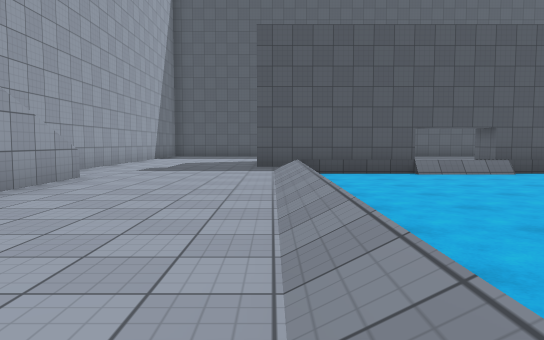
[1] (above)

24 first-person views from a walk through a 3-D level made in the Unity game engine. The camera is 1.2 m above the floor, tilts 4° down and sees 70° across. The floor is counted in squares, 2 m on a side. Each view is taken from the middle of a square. On the plan, view 1 faces up. The plan holds only what a view shows up to about 11 squares ahead; the rest is blank. The place goes on beyond the plan. Surface patterns are stand-ins for the level's own textures.

[2]
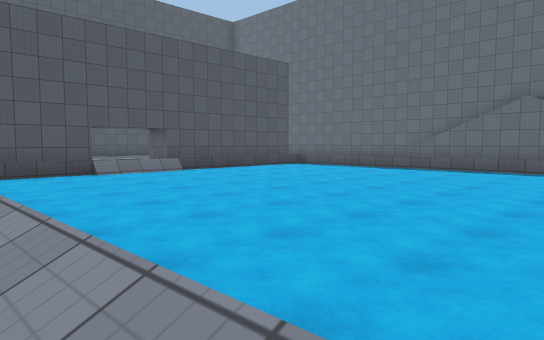

[3]
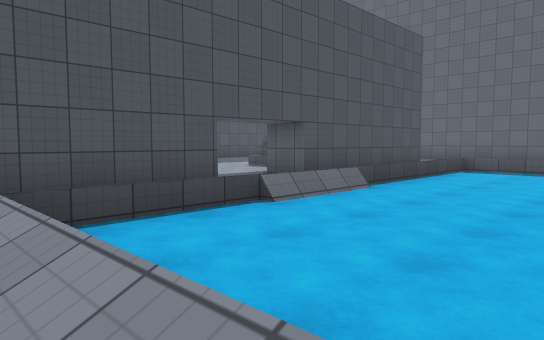

[4]
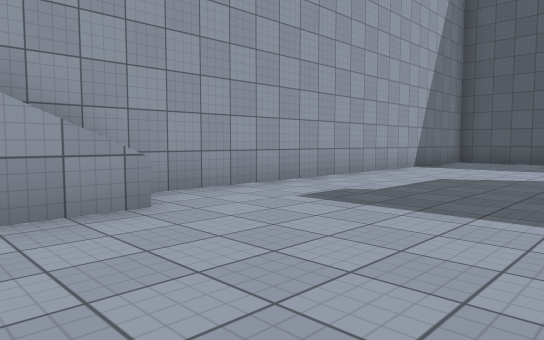

[5]
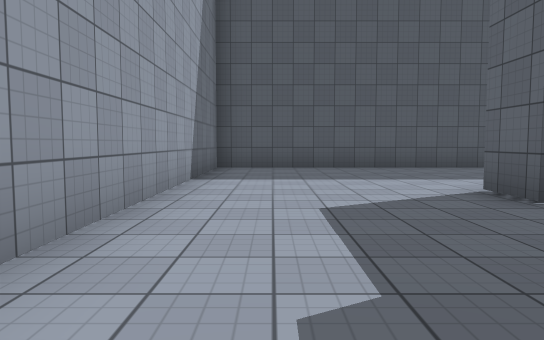

[6]
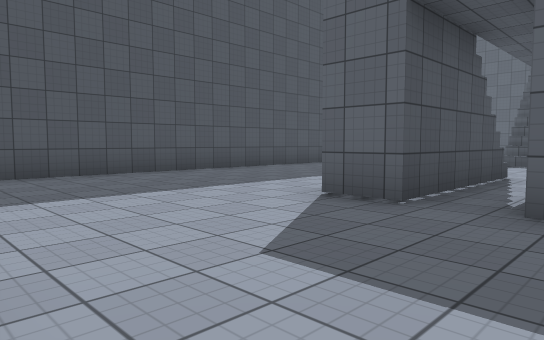

[7]
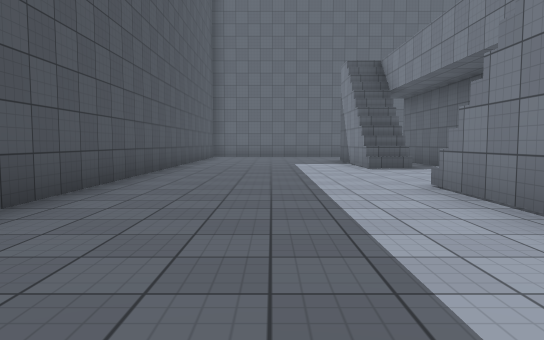

[8]
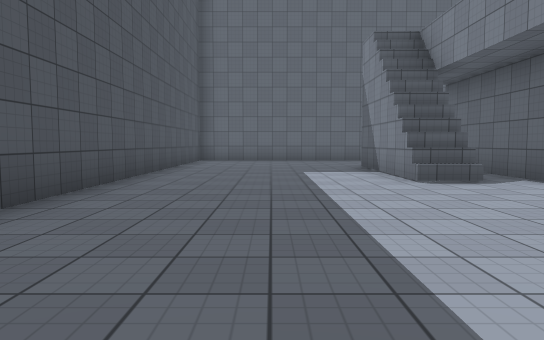

[9]
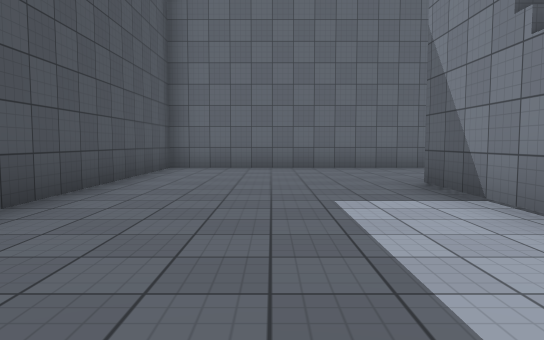

[10]
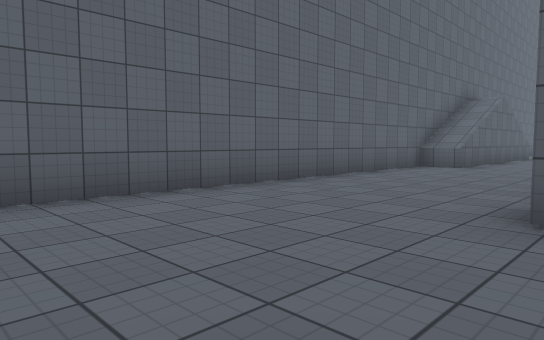

[11]
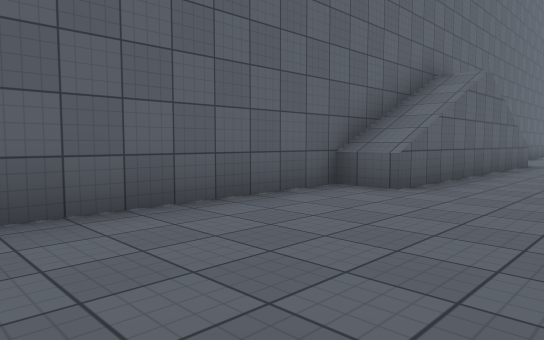

[12]
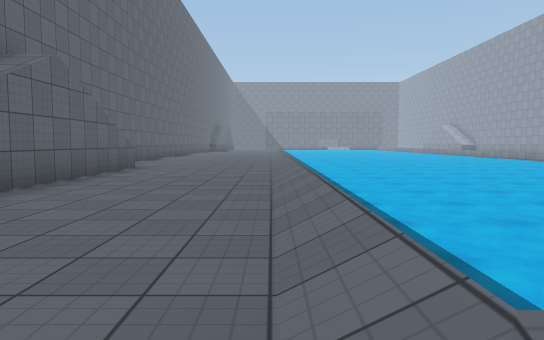

[13]
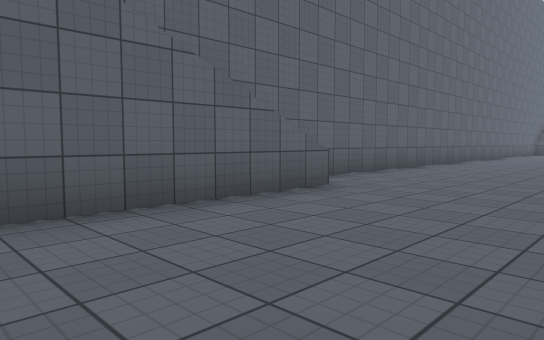

[14]
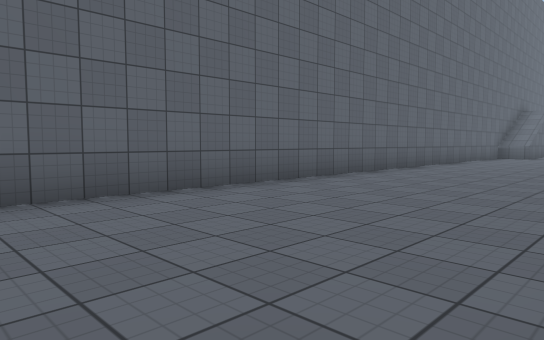

[15]
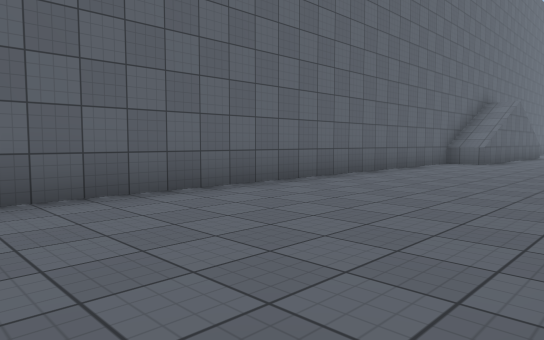

[16]
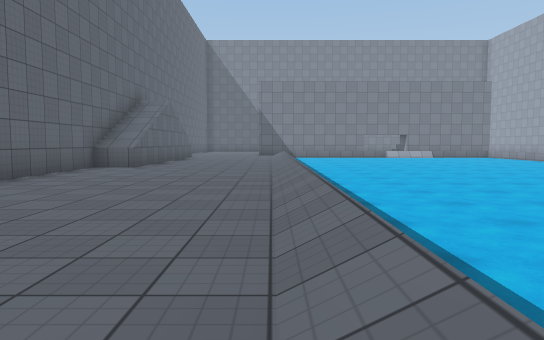

[17]
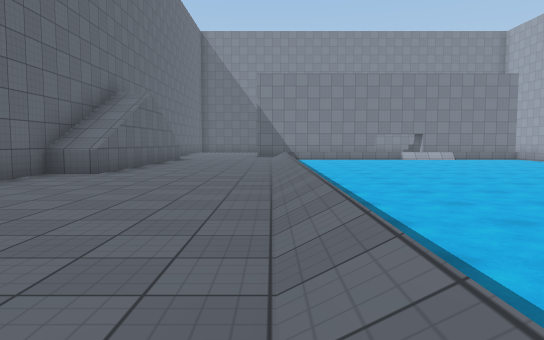

[18]
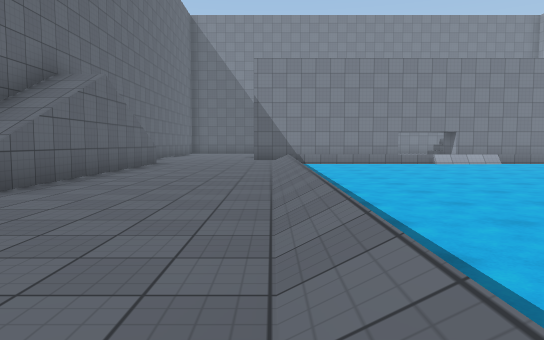

[19]
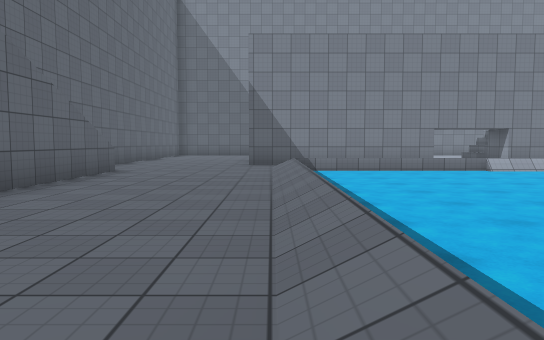

[20]
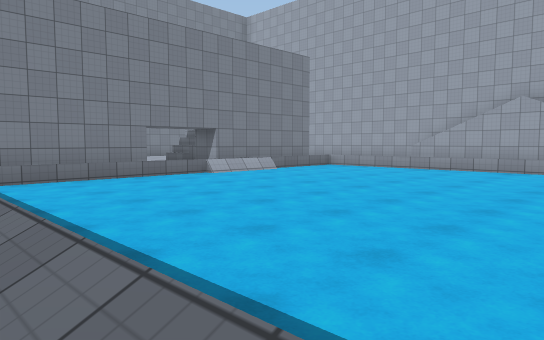

[21]
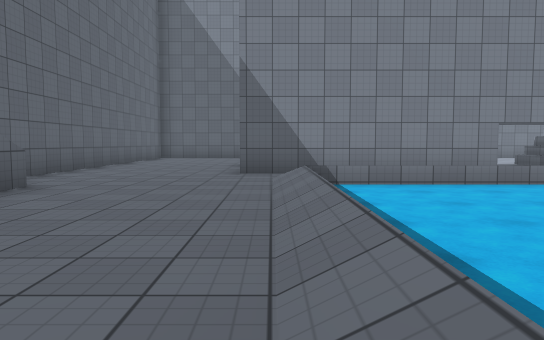

[22]
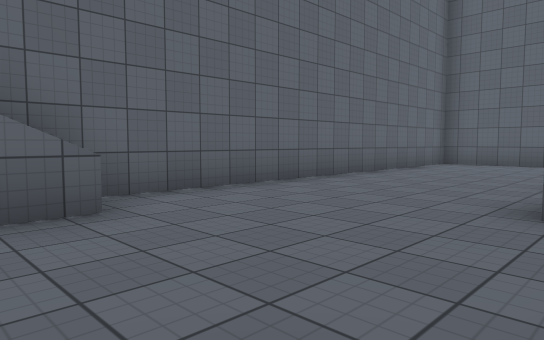

[23]
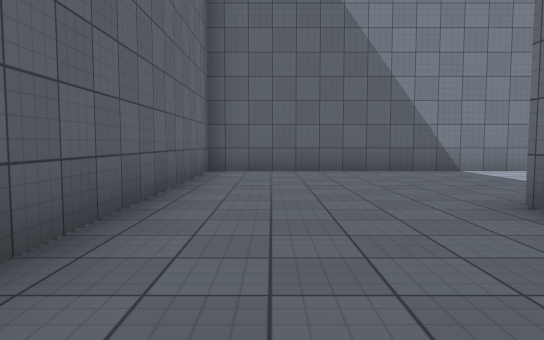

[24]
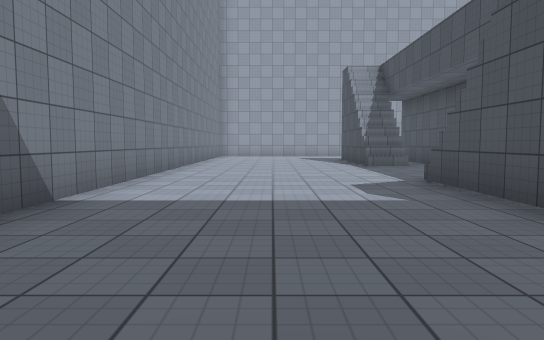

### Floor plan
Key: @ floor where view 1 was taken; # wall or solid block; . floor; / step, stairs or slope; ^ raised ledge; v drop or lower ground.
Columns run from 5 left of view 1 to 15 right of it. Each row starts with its distance up from view 1.
 18 #####################
 17 #...................#
 16 #...................#
 15 #...................#
 14 #...................#
 13 #....////...////....#
 12 #....////...//##....#
 11 #.............  ....#
 10 #....####  #####....#
  9 #.....         .....#
  8 #..../vvvvvvvvv/....#
  7 #..../vvvvvvvvv/....#
  6 ##.../vvvvvvvvv/...^
  5  #.../vvvvvvvvv/...#
  4   .../vvvvvvvvv/...#
  3    ../vvvvvvvvv/...#
  2    ../vvvvvvvvv/...#
  1     ./vvvvvvvvv/...#
  0      @vvvvvvvvv/...##
 -1         vvvvvvv/....#
 -2         vvvvvvv/....#
 -3                /....#
 -4                /....#
 -5                /....#
 -6                 ....#
 -7                /....#
 -8                /....#
 -9                /....#
-10               v/....#
-11              vv/....#
-12              vv/....#
-13             vvv/....#
-14            vvvv/....#
-15            vvvv/....#
-16           vvvvv/....#
-17          vvvvvv/....#
-18          vvvvvv/....#
-19         vvvvvvv/...^
-20        vvvvvvvv/...#
-21       vvvvvvvvv/...#
-22       vvvvvvvvv/...#
-23       vvvvvvvvv/...#
-24       vvvvvvvvv/...#
-25       vvvvvvvvv/...^
-26       vvvvvvvvv/....#
-27                .....#
-28        ##  #####....#
-29        ..       ....#
-30        //...    ....#
-31        .............#
-32        .............#
-33        .............#
-34        .............#
-35        .............#
-36        ##############

Where each view was taken, in squares from view 1:
view 1: 0 up, 0 right, facing up
view 2: 0 up, 0 right, facing up-right
view 3: 5 up, 0 right, facing up-right
view 4: 5 up, 0 right, facing up-left
view 5: 8 up, 3 left, facing up
view 6: 10 up, 4 left, facing up-right
view 7: 15 up, 2 left, facing right
view 8: 15 up, 1 right, facing right
view 9: 15 up, 5 right, facing right
view 10: 16 up, 10 right, facing down-right
view 11: 11 up, 11 right, facing down-right
view 12: 9 up, 10 right, facing down
view 13: 4 up, 10 right, facing down-right
view 14: 2 down, 10 right, facing down-right
view 15: 7 down, 10 right, facing down-right
view 16: 9 down, 10 right, facing down
view 17: 11 down, 10 right, facing down
view 18: 14 down, 10 right, facing down
view 19: 17 down, 10 right, facing down
view 20: 19 down, 10 right, facing down-left
view 21: 20 down, 10 right, facing down
view 22: 24 down, 10 right, facing down-right
view 23: 27 down, 13 right, facing down
view 24: 33 down, 13 right, facing left
